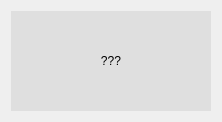
<?xml version="1.0" encoding="UTF-8"?>
<ui version="4.0">
 <class>CardWidget</class>
 <widget class="QWidget" name="CardWidget">
  <property name="geometry">
   <rect>
    <x>0</x>
    <y>0</y>
    <width>222</width>
    <height>122</height>
   </rect>
  </property>
  <property name="minimumSize">
   <size>
    <width>220</width>
    <height>100</height>
   </size>
  </property>
  <property name="maximumSize">
   <size>
    <width>222</width>
    <height>122</height>
   </size>
  </property>
  <property name="baseSize">
   <size>
    <width>100</width>
    <height>50</height>
   </size>
  </property>
  <property name="windowTitle">
   <string>Form</string>
  </property>
  <property name="styleSheet">
   <string notr="true"/>
  </property>
  <layout class="QGridLayout" name="gridLayout">
   <item row="0" column="1">
    <widget class="QPushButton" name="promoButton">
     <property name="sizePolicy">
      <sizepolicy hsizetype="MinimumExpanding" vsizetype="MinimumExpanding">
       <horstretch>0</horstretch>
       <verstretch>0</verstretch>
      </sizepolicy>
     </property>
     <property name="minimumSize">
      <size>
       <width>200</width>
       <height>100</height>
      </size>
     </property>
     <property name="maximumSize">
      <size>
       <width>16777215</width>
       <height>16777215</height>
      </size>
     </property>
     <property name="font">
      <font>
       <family>Arial</family>
      </font>
     </property>
     <property name="tabletTracking">
      <bool>false</bool>
     </property>
     <property name="layoutDirection">
      <enum>Qt::LeftToRight</enum>
     </property>
     <property name="autoFillBackground">
      <bool>false</bool>
     </property>
     <property name="styleSheet">
      <string notr="true">*:hover{
background-color: gray;
}
QPushButton {
    border: 2px;
    background-color: rgb(223, 223, 223);
	color: black;

}</string>
     </property>
     <property name="text">
      <string>???</string>
     </property>
     <property name="icon">
      <iconset theme="call-start">
       <normaloff>.</normaloff>.</iconset>
     </property>
     <property name="checkable">
      <bool>false</bool>
     </property>
    </widget>
   </item>
   <item row="0" column="0">
    <spacer name="horizontalSpacer">
     <property name="orientation">
      <enum>Qt::Horizontal</enum>
     </property>
     <property name="sizeHint" stdset="0">
      <size>
       <width>40</width>
       <height>20</height>
      </size>
     </property>
    </spacer>
   </item>
  </layout>
 </widget>
 <resources/>
 <connections/>
</ui>
